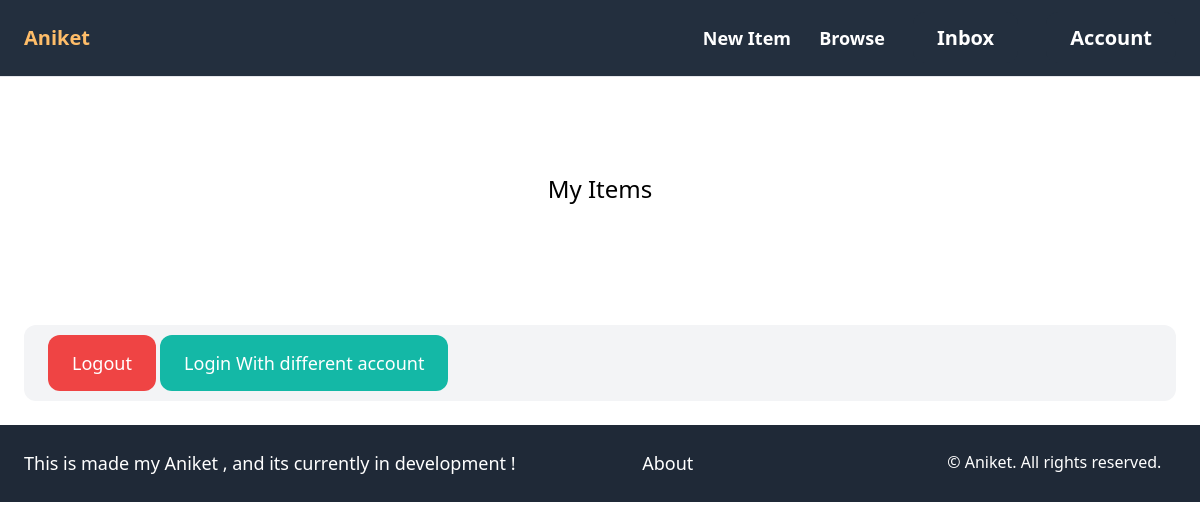
/account/ (signed in), run on an earlier commit of the app's database.
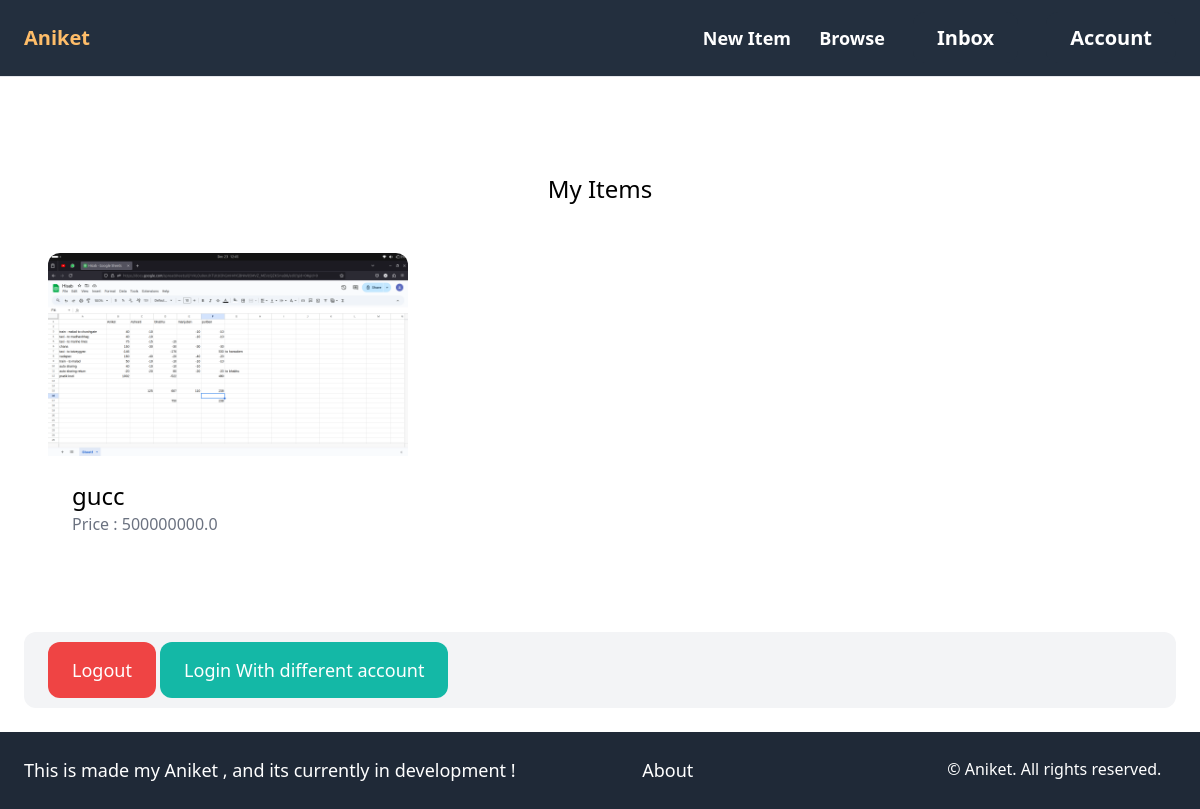
And on a later commit of the database.
### item/models.py (models this page shows, shortened)
class Item(models.Model):
     category = models.ForeignKey(Category,related_name='items',on_delete=models.CASCADE)
     name = models.CharField(max_length=255)
     description = models.TextField(blank=True)
     price = models.FloatField()
     image = models.ImageField(upload_to='item_images',null=False)
     is_sold = models.BooleanField(default=False)
     created_by = models.ForeignKey(User,related_name='item',on_delete=models.CASCADE)
     created_at = models.DateTimeField(auto_now_add=True)

### account/views.py (the view)
# urls.py: path('', views.index, name='index'),
@login_required
def index(request):
    items = Item.objects.filter(created_by=request.user)
    return render(request, 'account/index.html', {
        'items': items
    })

### account/templates/account/index.html (shortened to what this page needs)
{% extends 'core/base.html' %}
{% block content %}
    <div class="mt-6 px-6 py-12 bg-[#FAFAFA]] rounded-xl">
      <h2 class="mb-12 text-2xl text-center">My Items</h2>
        <div class="grid  grid-cols-3 gap-3">
            {% for item in items %}
                <div>
                    <a href="{% url 'item:detail' item.id %}">
                        <div>
                            <img src="{{item.image.url}}" class="rounded-t-xl">
                        </div>
                        <div class="p-6 bg-white rounded-b-xl">
                            <h2 class="text-2xl">{{item.name}}</h2>
                            <p class="text-gray-500">Price : {{item.price}}</p>
                        </div>
                    </a>
                </div>
            {%endfor%}
        </div>
    </div>
    <div class="p-6 mt-6 px-6 bg-gray-100 rounded-xl">
        <a href="{%url 'account:logout'%}" class="px-6 py-4 text-lg bg-red-500 hover:bg-gray-700 rounded-xl text-white">Logout</a>
        <a href="{%url 'core:login' %}" class="px-6 py-4 text-lg bg-teal-500 hover:bg-gray-700 rounded-xl text-white">Login With different account</a>
    </div>
{%endblock%}

What changed in the data, as far as the page shows it:
added Item: image (picture), name "gucc", price "500000000.0"
